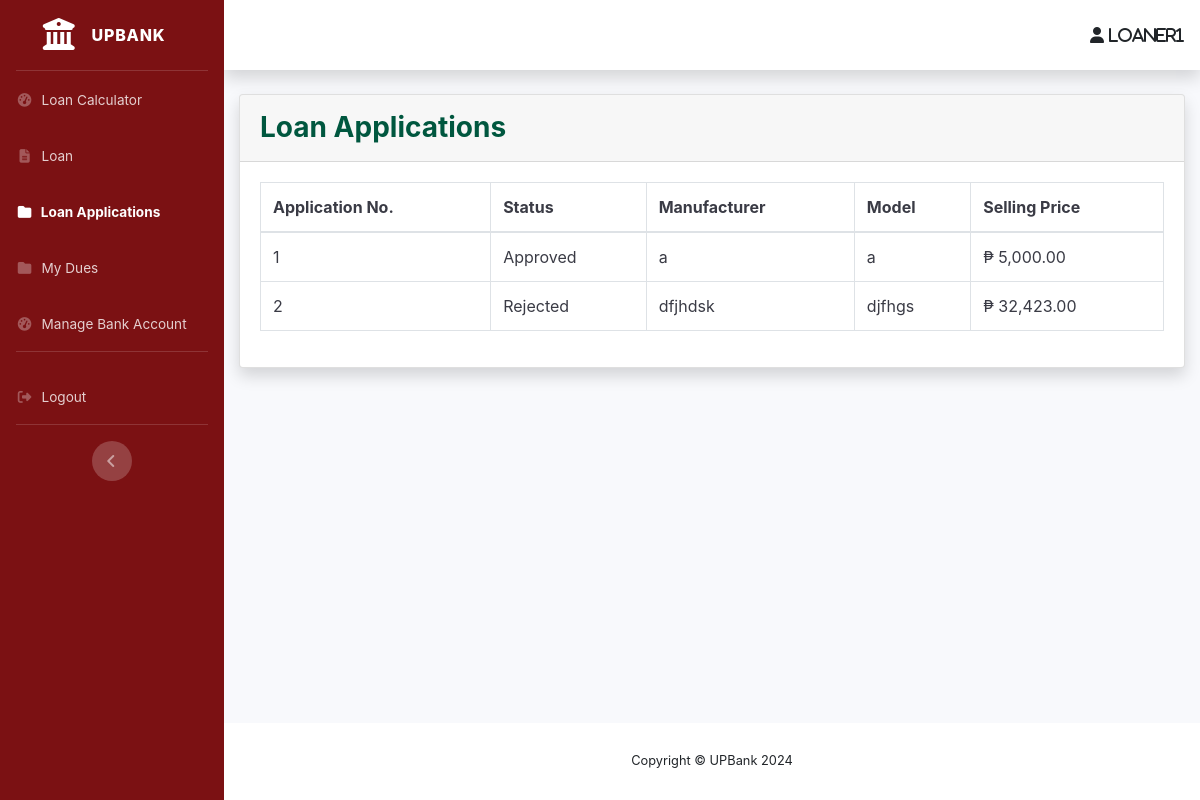
The page /borrower/view-loan-apps (signed in) on the database as committed earlier.
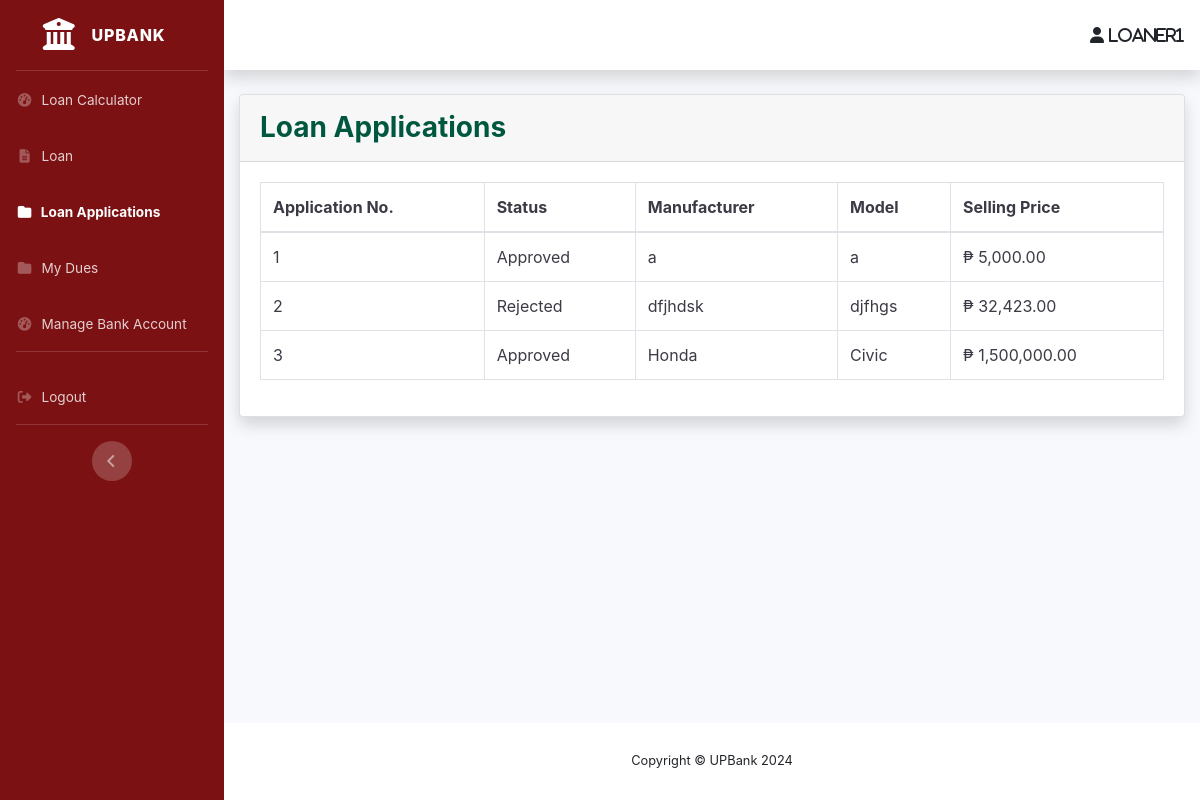
The same page on the database as committed later.
### loans_borrower/models.py (models this page shows, shortened)
class Loans(models.Model):
    STATUS = (
        ('For Review', 'For Review'),
        ('Approved', 'Approved'),
        ('Rejected', 'Rejected'),
    )
    CIV_STATUS = (
        ('Married', 'Married'),
        ('Separated', 'Separated'),
        ('Single', 'Single'),
        ('Widower', 'Widower'),
    )
    LEN_STAY = (
        ('Months', 'Months'),
        ('Years', 'Years'),
    )
    HOME_OWN = (
        ('Mortgage', 'Mortgage'),
        ('Rented', 'Rented'),
        ('Owned', 'Owned'),
        ('Used Free/Living with Parents/Relatives', 'Used Free/Living with Parents/Relatives'),
    )
    PHONE_TYPE = (
        ('Home', 'Home'),
        ('Mobile', 'Mobile'),
    )
    PRIME_INCOME = (
        ('Employment', 'Employment'),
        ('Business', 'Business'),
    )
    EMP_TYPE = (
        ('Local(Government)', 'Local(Government)'),
        ('Local(Private)', 'Local(Private)'),
        ('OFW Non-Immigrant(Government)', 'OFW Non-Immigrant(Government)'),
        ('OFW Non-Immigrant(Private)', 'OFW Non-Immigrant(Private)'),
    )
    LOAN_TAG = (
        ('Pending', 'Pending'),
        ('Delinquent', 'Delinquent'),
        ('In-Loan Default', 'In-Loan Default'),
        ('Completed', 'Completed'),
    )
    app_date = models.DateTimeField(null=True, blank=True)
    status = models.CharField(default='For Review',max_length=100, choices=STATUS, null=True)
    make = models.CharField(max_length=100, null=True, blank=False)
    model = models.CharField(max_length=100, null=True, blank=False)
    sell_price = models.DecimalField(max_digits=50, decimal_places=2, null=True, blank=False)
    dp_percent = models.PositiveIntegerField(null=True, blank=False)
    dp_amt = models.DecimalField(max_digits=50, decimal_places=2, null=True, blank=False)
    loan_amt = models.DecimalField(max_digits=50, decimal_places=2, null=True, blank=False)
    no_of_payments = models.IntegerField(null=True, blank=False)
    loan_bal = models.DecimalField(default=0,max_digits=50, decimal_places=2, null=True, blank=True)
    user = models.ForeignKey(User, on_delete=models.CASCADE, null=True, blank=True)
    first_name = models.CharField(max_length=100, null=True, blank=False)
    middle_name = models.CharField(max_length=100, null=True, blank=True)
    last_name = models.CharField(max_length=100, null=True, blank=False)
    birthdate = models.DateField(null=True, blank=False)
    civ_status = models.CharField(max_length=100, choices=CIV_STATUS, null=True, blank=False)
    unit_no = models.CharField(max_length=100, null=True, blank=False)
    condo_name = models.CharField(max_length=100, null=True, blank=True)
    street = models.CharField(max_length=100, null=True, blank=False)
    subdiv_brgy = models.CharField(max_length=100, null=True, blank=False)
    city = models.CharField(max_length=100, null=True, blank=False)
    municip_prov = models.CharField(max_length=100, null=True, blank=False)
    country = models.CharField(max_length=100, null=True, blank=False)
    len_stay = models.CharField(max_length=100, choices=LEN_STAY, null=True, blank=False)
    len_stay_num = models.IntegerField(null=True, blank=False)
    home_own = models.CharField(max_length=100, choices=HOME_OWN, null=True, blank=False)
    phone_type = models.CharField(max_length=100, choices=PHONE_TYPE, null=True, blank=False)
    home_num = models.CharField(max_length=100, null=True, blank=True)
    mobile_num = PhoneNumberField(max_length=100, null=True, blank=True)
    email_add = models.CharField(max_length=100, null=True, blank=False)
    prime_income = models.CharField(max_length=100, choices=PRIME_INCOME, null=True, blank=False)
    emp_type = models.CharField(max_length=100, choices=EMP_TYPE, null=True, blank=True)
    emp_name = models.CharField(max_length=100, null=True, blank=True)
    job_pos = models.CharField(max_length=100, null=True, blank=True)
    emp_tenure = models.CharField(max_length=100, choices=LEN_STAY, null=True, blank=True)
    emp_tenure_num = models.IntegerField(null=True, blank=True)
    emp_monthly_income = models.DecimalField(max_digits=50, decimal_places=2, null=True, blank=True)
    emp_work_no = models.CharField(max_length=100, null=True, blank=True)
    bsns_type = models.CharField(default="Self-Employed", max_length=100, null=True, blank=True)
    bsns_name = models.CharField(max_length=100, null=True, blank=True)
    bsns_tenure = models.CharField(max_length=100, choices=LEN_STAY, null=True, blank=True)
    bsns_tenure_num = models.IntegerField(null=True, blank=True)
    bsns_monthly_income = models.DecimalField(max_digits=50, decimal_places=2, null=True, blank=True)
    bsns_work_no = models.CharField(max_length=100, null=True, blank=True)
    bsns_unit_no = models.CharField(max_length=100, null=True, blank=True)
    bsns_condo_name = models.CharField(max_length=100, null=True, blank=True)
    bsns_street = models.CharField(max_length=100, null=True, blank=True)
    bsns_subdiv_brgy = models.CharField(max_length=100, null=True, blank=True)
    bsns_city = models.CharField(max_length=100, null=True, blank=True)
    bsns_municip_prov = models.CharField(max_length=100, null=True, blank=True)
    bsns_country = models.CharField(max_length=100, null=True, blank=True)
    loan_docs = models.FileField(upload_to='loan_docs/', null=True, blank=True)
    loan_tag = models.CharField(default='Pending', max_length=100, choices=LOAN_TAG, null=True, blank=True)

### loans_borrower/views.py (the view)
# urls.py: path('view-loan-apps', views.viewLoanApps, name="view-loan-apps"),
def viewLoanApps(request):
    user = request.user
    loans = Loans.objects.filter(user=user)
    data = {
        'loans' : loans,
    }
    return render(request, 'loans_borrower/view-loan-apps.html', data)

### bank_officer/templatetags/auth_extras.py (called while the page is built)
@register.filter(name='has_group')
def has_group(user, group_name):
    group = Group.objects.get(name=group_name)
    return True if group in user.groups.all() else False

### loans_borrower/templates/loans_borrower/view-loan-apps.html (shortened to what this page needs)
{% extends 'navbar/navbar.html' %}
{% load static %}
{% block content %}
{% load humanize %}
                    <div class="card shadow mb-4">
                        <div class="card-header py-3">
                            <h3 class="m-0 font-weight-bold" style="color:#00573f">Loan Applications</h3>
                        </div>
                        <div class="card-body">
                            <div class="table-responsive">
                                <table class="table table-hover table-bordered text-gray-900" id="dataTable" width="100%" cellspacing="0">
                                    <thead>
                                        <tr>
                                            <th>Application No.</th>
                                            <th>Status</th>
                                            <th>Manufacturer</th>
                                            <th>Model</th>
                                            <th>Selling Price</th>
                                        </tr>
                                    </thead>
                                    <tbody>
                                        {% for loan in loans %}
                                                <tr onclick="window.location='{% url 'view-loan-apps-info' loan.id %}'">
                                                    <td>{{loan.id}}</a></td>
                                                    <td>{{loan.status}}</td>
                                                    <td>{{loan.make}}</td>
                                                    <td>{{loan.model}}</td>
                                                    <td>₱ {{loan.sell_price|intcomma}}</td>
                                                </tr>
                                        {% endfor %}
                                    </tbody>
                                </table>
                            </div>
                        </div>
                    </div>
{% endblock content %}

Rows that differ between the two databases and show on the page:
added Loans: id "3", status "Approved", make "Honda", model "Civic", sell_price "1,500,000.00"
